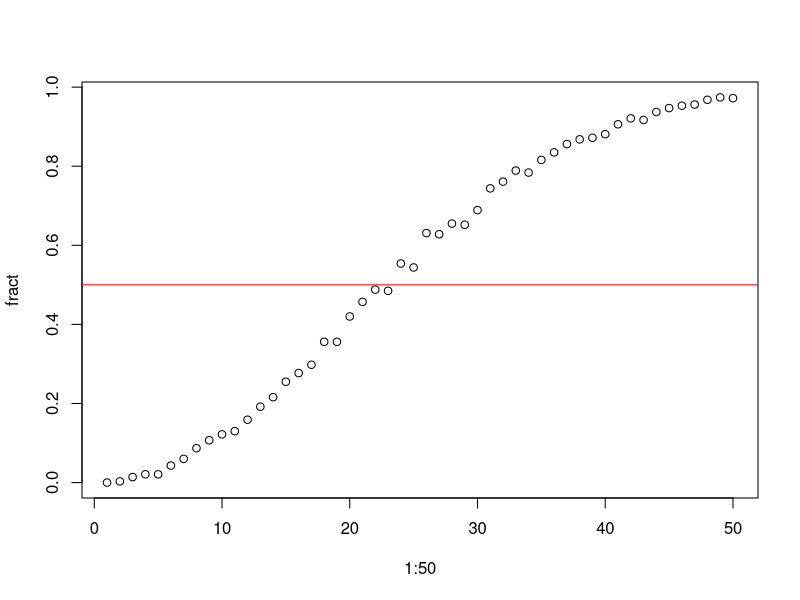
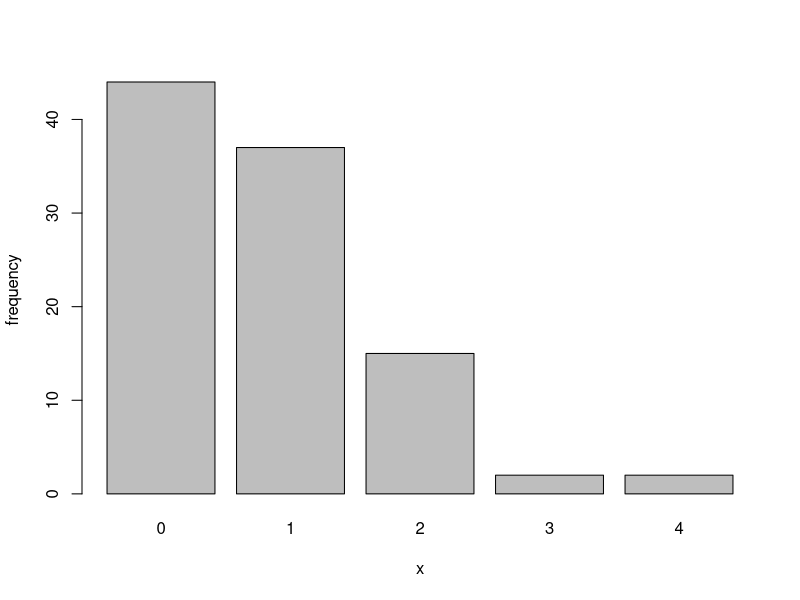
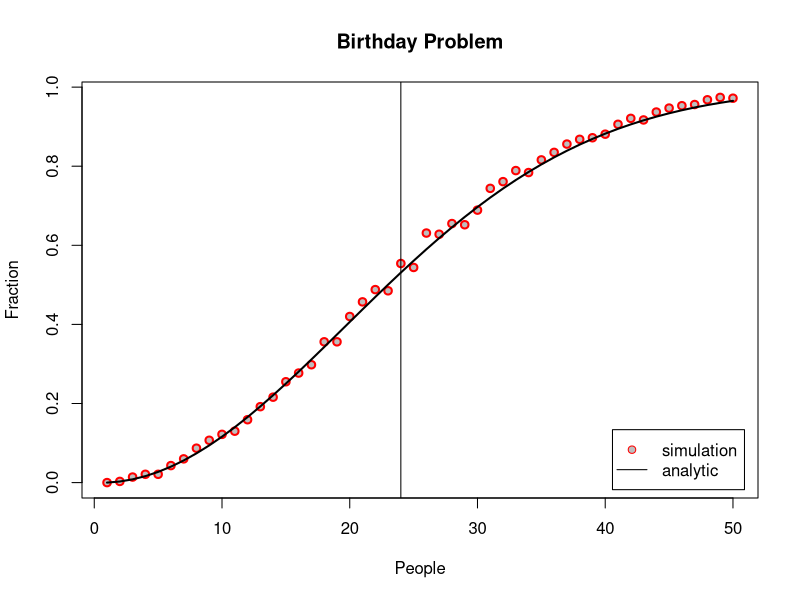

Here is the R script that generated these plots, in order:
## ---- chunk 1
n=40
B=sample(1:365, n, replace=TRUE)  # sample n birthdays
## ---- chunk 2
B
dups=duplicated(B) # What sort of object is dups?
anyDuplicated(B)   # What does this function return? When is it zero?
## ---- chunk 3
days=365
m=1000
B=sample(days, m*n, replace=TRUE) # mxn birthdays
dim(B)=c(m,n)                     # Birthday matrix: m parties x n participants
x=apply(B,1,anyDuplicated)        # apply anyDuplicated() function to each row (1) of B
fract=sum(x>0)/m                  # fraction of m parties with duplicates 
fract
## ---- chunk 4
myFract <- function (n,m=1000,days=365) {
  B=sample(days, m*n, replace=TRUE)  # sample n*m birthdays
  dim(B)=c(m,n)                      # convert to matrix
  x=apply(B,1,anyDuplicated)         # return first duplicated index or zero if none
  fract=sum(x>0)/m                   # fraction of entries in x bigger than zeros
  return(fract)
}
## ---- chunk 5
myFract(40)
myFract(40,m=100)
## ---- chunk 6
fract=vector("numeric",50)
for (n in 1:50) { fract[n]=myFract(n) }

plot(1:50, fract)

#customized & beautified
#plot(1:50, fract, main="Birthday Problem: numerical simulation", xlab="People", ylab="Fraction", type="o", col="red", pch=21, bg="grey",lwd=2)

abline(h=0.5, col="red")
## ---- chunk 7
m=100
n=24
p=1/365
x=rbinom(m,size=n*(n-1)/2, prob=p) # generate m random numbers = number of successes

#  distribution of number of successes
table(x)
barplot(table(x), xlab="x", ylab="frequency") 
## ---- chunk 8
# same using dbinom() --> Pr[X=m] ?dbinom

# m = 0
dbinom(0, size=n*(n-1)/2, prob=p)

# m=0:10
dbinom(0:10, size=n*(n-1)/2, prob=p)  # density function P[X=x]

pbinom(0:10, size=n*(n-1)/2, prob=p)  # cummulative distribution function Pr[X<=x]

# probability of no success (X=0) as function of size
dbinom(0, size=300:350, prob=p)

n = 1:50
N = n*(n-1)/2           # N is a vector!!!
fa = 1 - dbinom(0,N,p)  # probability of success: 1-P[X=0]
# fa = pbinom(0,N,p, lower.tail=FALSE)  # P[X>0]

plot(n, fract, main="Birthday Problem", xlab="People", ylab="Fraction", col="red", pch=21, bg="grey",lwd=2) # as before
points(n, fa, type="l", lwd=2)      # analytically using dbinom
#?points
legend("bottomright",inset=0.02, legend=c("simulation", "analytic"), 
       pch=c(21,NA), pt.bg=c("grey",NA), lty=c(NA,1), col=c("red","black"))
abline(v=24)
